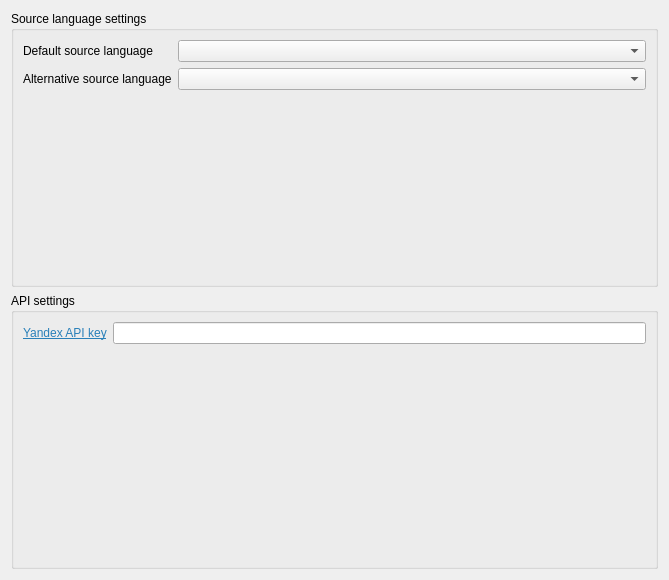
<?xml version="1.0" encoding="UTF-8"?>
<ui version="4.0">
 <author>David Baumr</author>
 <class>TranslatorConfigUi</class>
 <widget class="QWidget" name="TranslatorConfigUi">
  <property name="geometry">
   <rect>
    <x>0</x>
    <y>0</y>
    <width>669</width>
    <height>580</height>
   </rect>
  </property>
  <layout class="QVBoxLayout" name="verticalLayout">
   <item>
    <widget class="QGroupBox" name="boxLanguage">
     <property name="title">
      <string>Source language settings</string>
     </property>
     <layout class="QHBoxLayout" name="horizontalLayout">
      <item>
       <layout class="QFormLayout" name="formLayout_2">
        <item row="0" column="0">
         <widget class="QLabel" name="label_secondary">
          <property name="text">
           <string>Default source language</string>
          </property>
         </widget>
        </item>
        <item row="2" column="0">
         <widget class="QLabel" name="label_primary">
          <property name="text">
           <string>Alternative source language</string>
          </property>
         </widget>
        </item>
        <item row="0" column="1">
         <widget class="QComboBox" name="primaryLanguage">
          <property name="toolTip">
           <string>Will be used if no source language is specified.</string>
          </property>
         </widget>
        </item>
        <item row="2" column="1">
         <widget class="QComboBox" name="secondaryLanguage">
          <property name="toolTip">
           <string>Will be used if target language and default source language are identical.</string>
          </property>
         </widget>
        </item>
       </layout>
      </item>
     </layout>
    </widget>
   </item>
   <item>
    <widget class="QGroupBox" name="boxAPI">
     <property name="title">
      <string>API settings</string>
     </property>
     <layout class="QVBoxLayout" name="verticalLayout_2">
      <item>
       <layout class="QFormLayout" name="formLayout">
        <item row="0" column="0">
         <widget class="QLabel" name="label_apikey">
          <property name="text">
           <string>&lt;html&gt;&lt;head/&gt;&lt;body&gt;&lt;p&gt;&lt;a href=&quot;https://tech.yandex.com/keys/get/?service=trnsl&quot;&gt;&lt;span style=&quot; text-decoration: underline; color:#2980b9;&quot;&gt;Yandex API key&lt;/span&gt;&lt;/a&gt;&lt;/p&gt;&lt;/body&gt;&lt;/html&gt;</string>
          </property>
          <property name="openExternalLinks">
           <bool>true</bool>
          </property>
         </widget>
        </item>
        <item row="0" column="1">
         <widget class="QLineEdit" name="yandexKey">
          <property name="toolTip">
           <string comment="kennung" extracomment="iaeiae">To translate sentences it is necessary to register at yandex.com and obtain an API key. If no valid key is entered, only single words can be translated.</string>
          </property>
          <property name="whatsThis">
           <string comment="iae" extracomment="aea"/>
          </property>
          <property name="placeholderText">
           <string comment="iaeuiaeuiae" extracomment="uiaeiaeuiae"/>
          </property>
         </widget>
        </item>
       </layout>
      </item>
     </layout>
    </widget>
   </item>
  </layout>
 </widget>
 <resources/>
 <connections/>
</ui>
